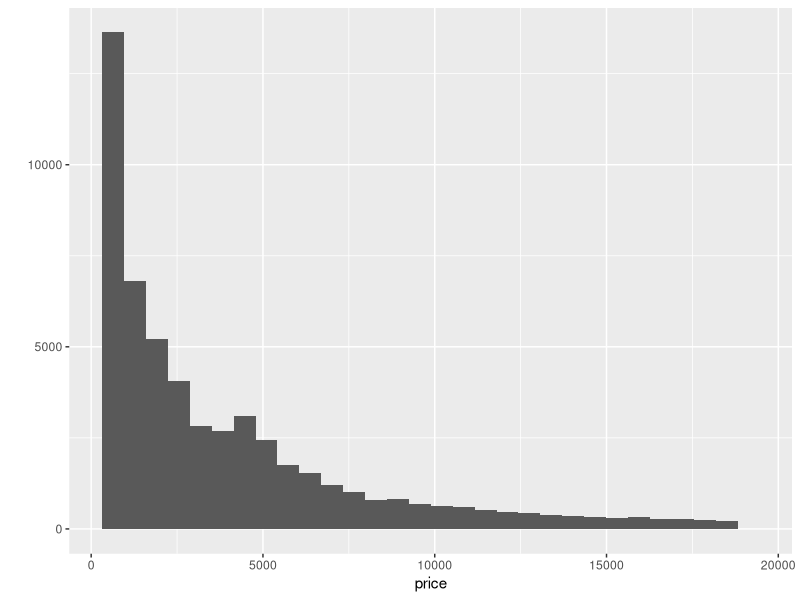
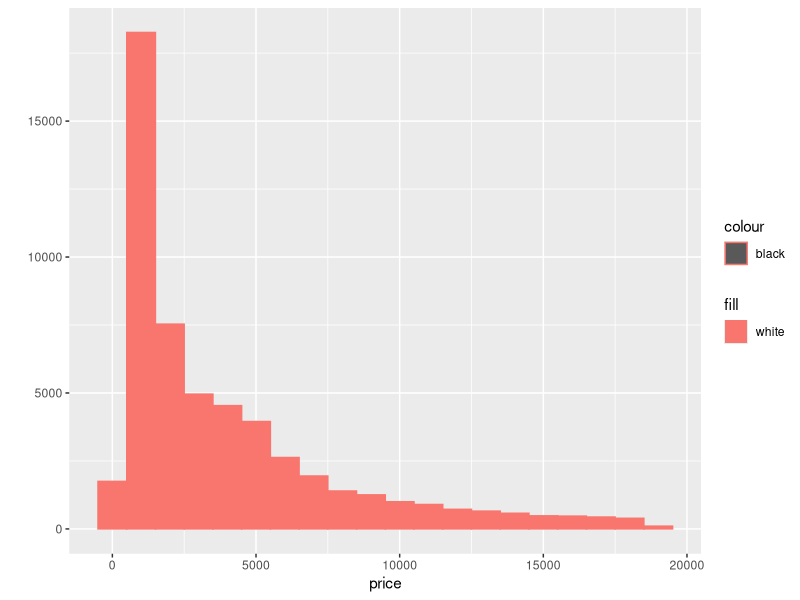
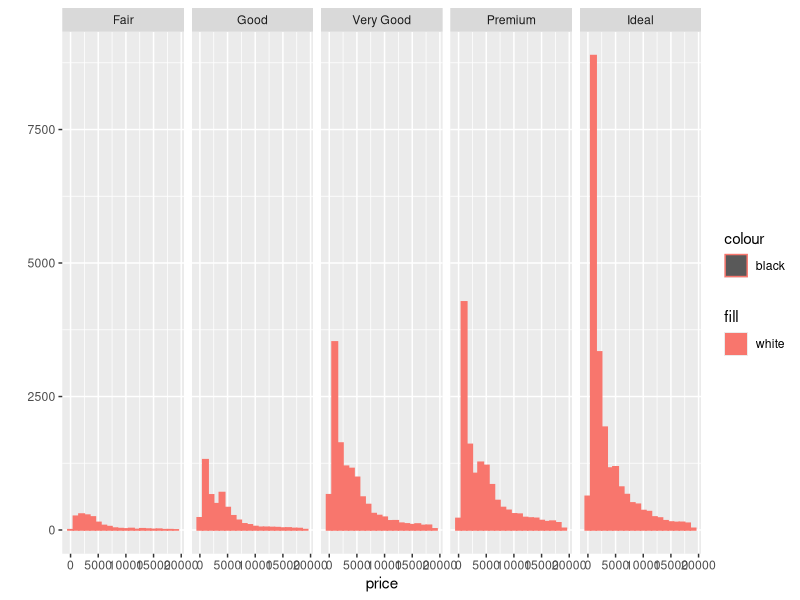
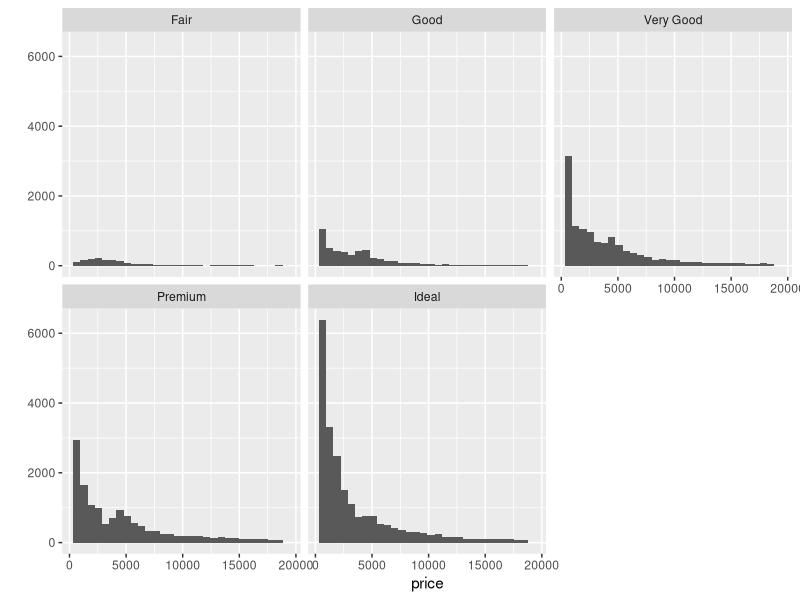
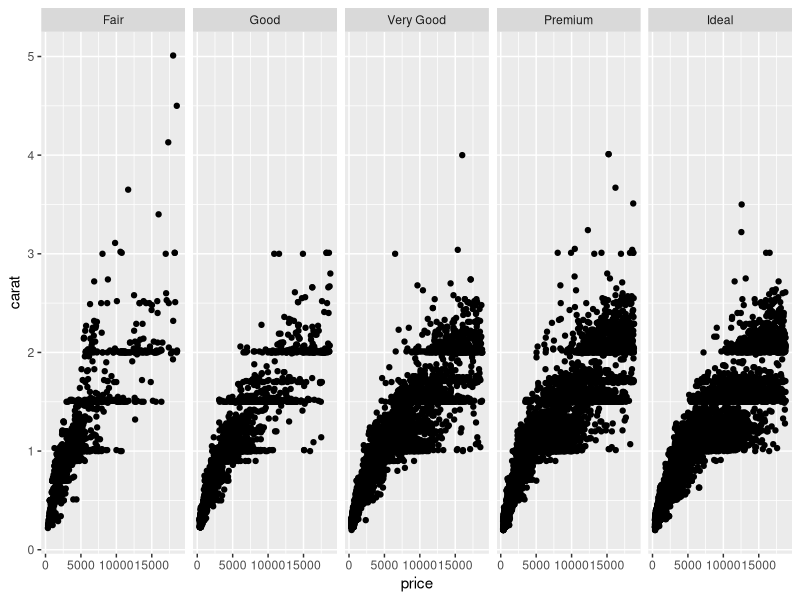
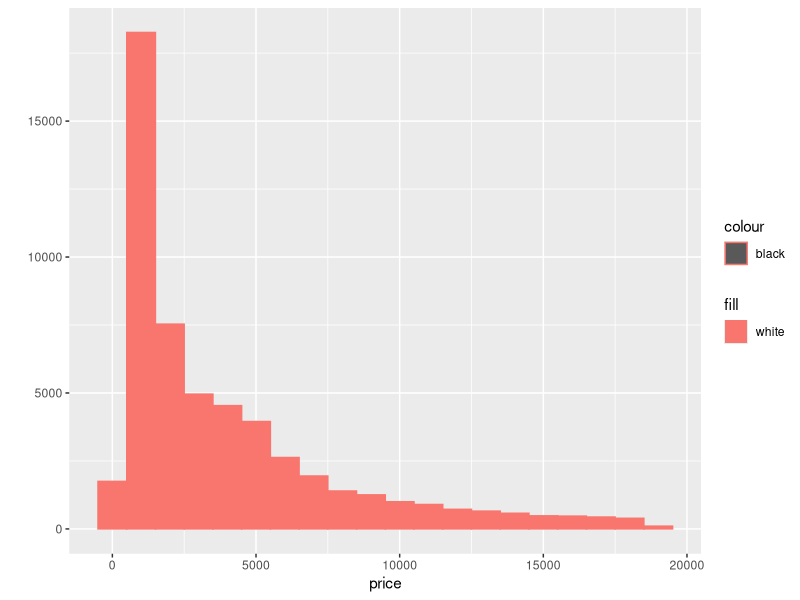

These charts were generated, in order, by the following R code:
library(ggplot2) #must load the ggplot package first
data(diamonds) #loads the diamonds data set since it comes with the ggplot package
summary(diamonds)
#1
str(diamonds)
?diamonds

#2
qplot(x = price, data = diamonds)


#soru 4
nrow(subset(diamonds, price<500))
#1729

nrow(subset(diamonds, price<250))
nrow(subset(diamonds, price>=15000))


#soru 5
qplot(x = price, data = diamonds, binwidth=1000, color='black', fill='white')
ggsave('priceHistogram.png')


#6
qplot(x = price, data = diamonds, binwidth=1000, color='black', fill='white') + 
  facet_grid(~cut)

#7
by(diamonds,diamonds$cut ,summary)


#8
qplot(x = price, data = diamonds) + facet_wrap(~cut) #y axis zaten 'fixed'

#9
qplot(x = price, data = diamonds, y=carat) + 
  facet_grid(~cut)










